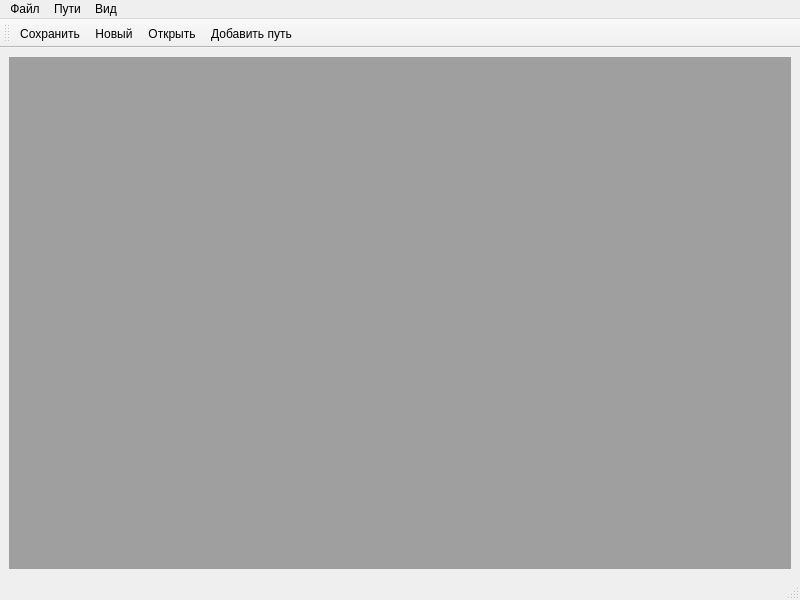
<?xml version="1.0" encoding="UTF-8"?>
<ui version="4.0">
 <class>MainWindow</class>
 <widget class="QMainWindow" name="MainWindow">
  <property name="geometry">
   <rect>
    <x>0</x>
    <y>0</y>
    <width>800</width>
    <height>600</height>
   </rect>
  </property>
  <property name="windowTitle">
   <string>MainWindow</string>
  </property>
  <widget class="QWidget" name="centralwidget">
   <layout class="QGridLayout" name="gridLayout">
    <item row="0" column="0">
     <widget class="QMdiArea" name="mdiArea"/>
    </item>
   </layout>
  </widget>
  <widget class="QMenuBar" name="menubar">
   <property name="geometry">
    <rect>
     <x>0</x>
     <y>0</y>
     <width>800</width>
     <height>23</height>
    </rect>
   </property>
   <widget class="QMenu" name="menuFile">
    <property name="title">
     <string>Файл</string>
    </property>
    <addaction name="actionOpen"/>
    <addaction name="actionSave"/>
    <addaction name="actionSaveAs"/>
    <addaction name="actionNew"/>
   </widget>
   <widget class="QMenu" name="menuPath">
    <property name="title">
     <string>Пути</string>
    </property>
    <addaction name="actionAddPath"/>
   </widget>
   <widget class="QMenu" name="menuView">
    <property name="title">
     <string>Вид</string>
    </property>
    <widget class="QMenu" name="menuWindows">
     <property name="title">
      <string>Окна</string>
     </property>
     <addaction name="actionTile"/>
     <addaction name="actionCascade"/>
    </widget>
    <widget class="QMenu" name="menuNodes">
     <property name="title">
      <string>Узлы</string>
     </property>
     <addaction name="actionExpand"/>
     <addaction name="actionCollapse"/>
    </widget>
    <addaction name="menuWindows"/>
    <addaction name="menuNodes"/>
   </widget>
   <addaction name="menuFile"/>
   <addaction name="menuPath"/>
   <addaction name="menuView"/>
  </widget>
  <widget class="QStatusBar" name="statusbar"/>
  <widget class="QToolBar" name="toolBar">
   <property name="windowTitle">
    <string>toolBar</string>
   </property>
   <attribute name="toolBarArea">
    <enum>TopToolBarArea</enum>
   </attribute>
   <attribute name="toolBarBreak">
    <bool>false</bool>
   </attribute>
   <addaction name="actionSave"/>
   <addaction name="actionNew"/>
   <addaction name="actionOpen"/>
   <addaction name="actionAddPath"/>
  </widget>
  <action name="actionOpen">
   <property name="text">
    <string>Открыть</string>
   </property>
   <property name="shortcut">
    <string>Ctrl+O</string>
   </property>
  </action>
  <action name="actionAddPath">
   <property name="text">
    <string>Добавить путь</string>
   </property>
   <property name="shortcut">
    <string>Ctrl+Shift+N</string>
   </property>
  </action>
  <action name="actionSave">
   <property name="text">
    <string>Сохранить</string>
   </property>
   <property name="shortcut">
    <string>Ctrl+S</string>
   </property>
  </action>
  <action name="actionSaveAs">
   <property name="text">
    <string>Сохранить как</string>
   </property>
  </action>
  <action name="actionNew">
   <property name="text">
    <string>Новый</string>
   </property>
   <property name="shortcut">
    <string>Ctrl+N</string>
   </property>
  </action>
  <action name="actionTile">
   <property name="text">
    <string>Плиткой</string>
   </property>
  </action>
  <action name="actionCascade">
   <property name="text">
    <string>Каскадом</string>
   </property>
  </action>
  <action name="actionExpand">
   <property name="text">
    <string>Раскрыть все</string>
   </property>
  </action>
  <action name="actionCollapse">
   <property name="text">
    <string>Скрыть все</string>
   </property>
  </action>
 </widget>
 <resources/>
 <connections/>
</ui>
